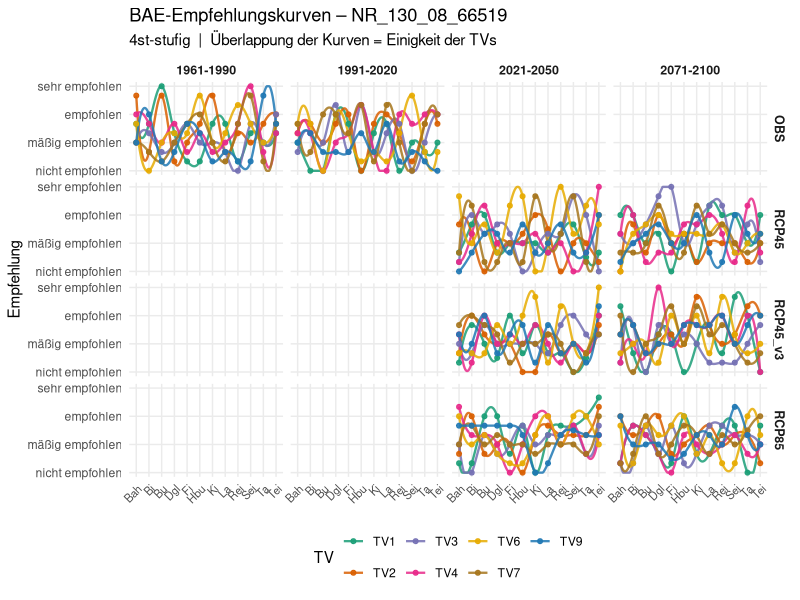
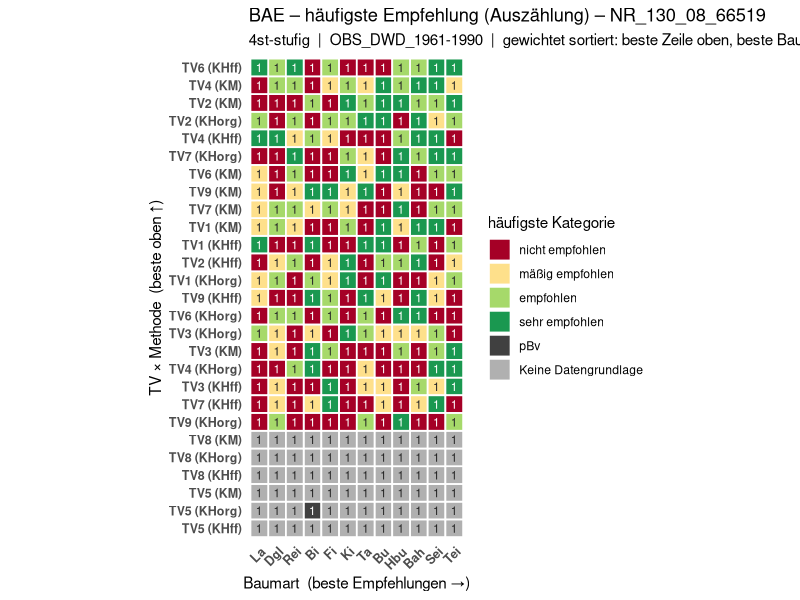
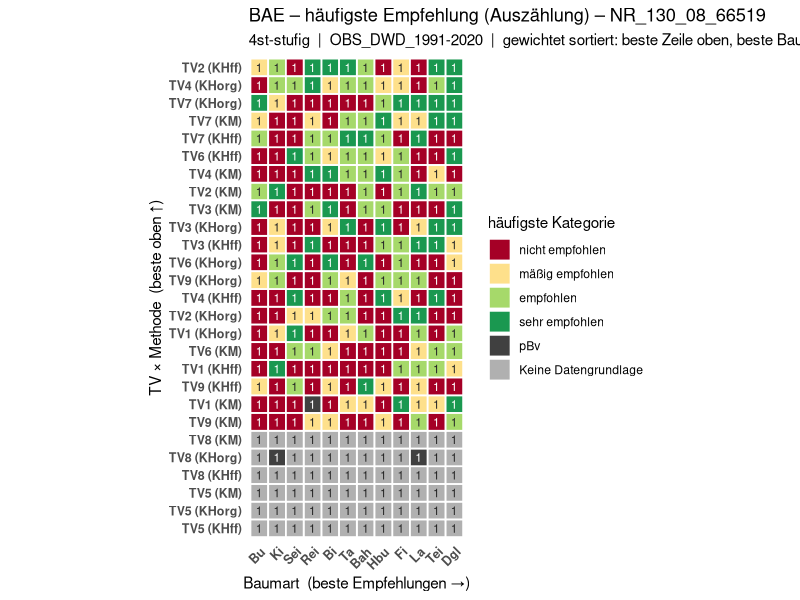
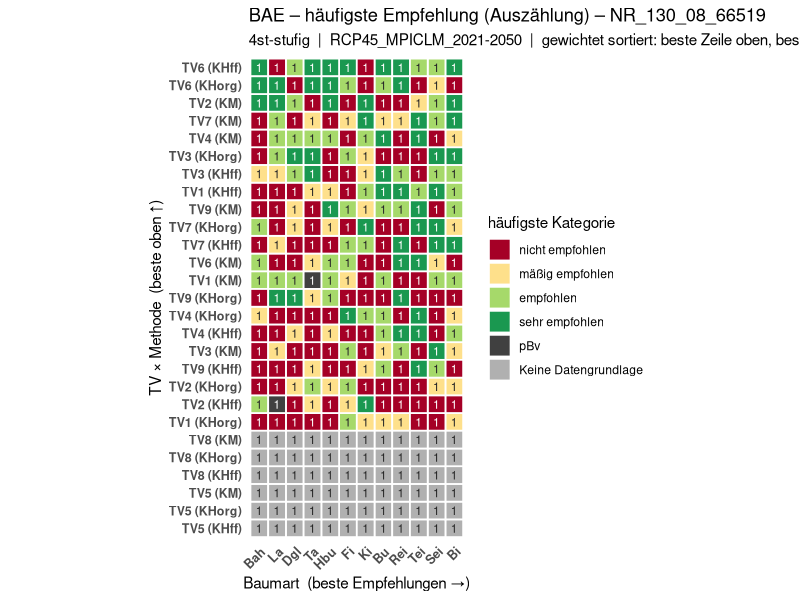
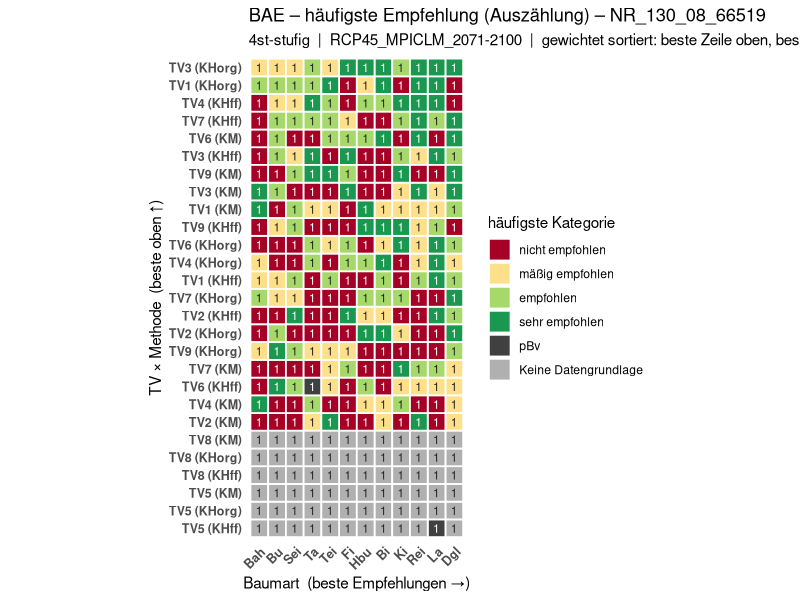
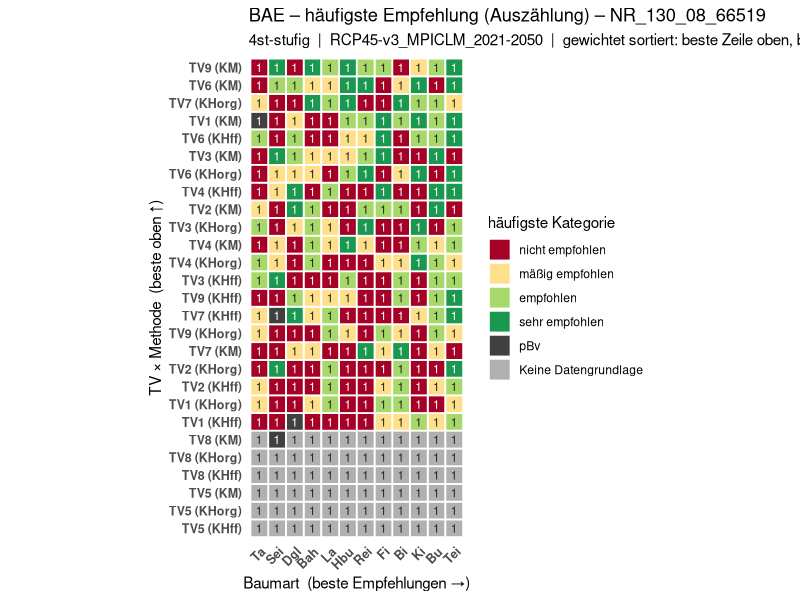
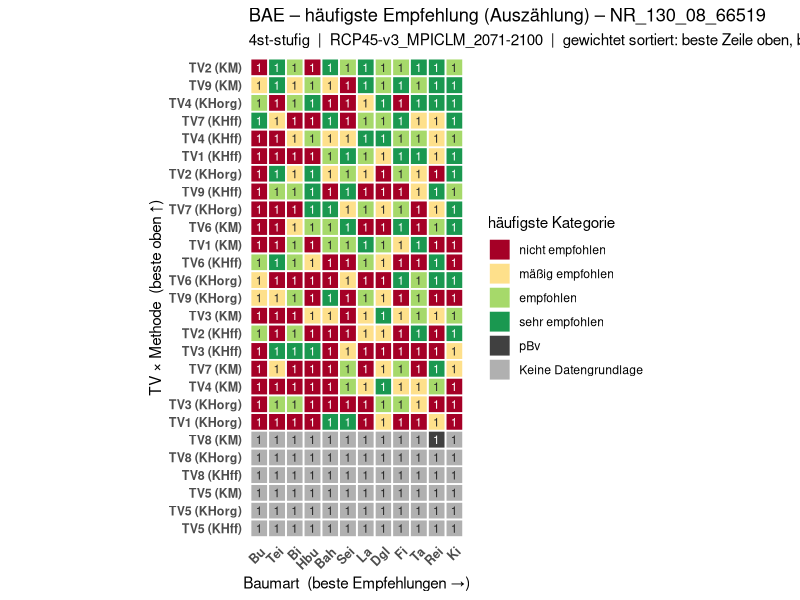
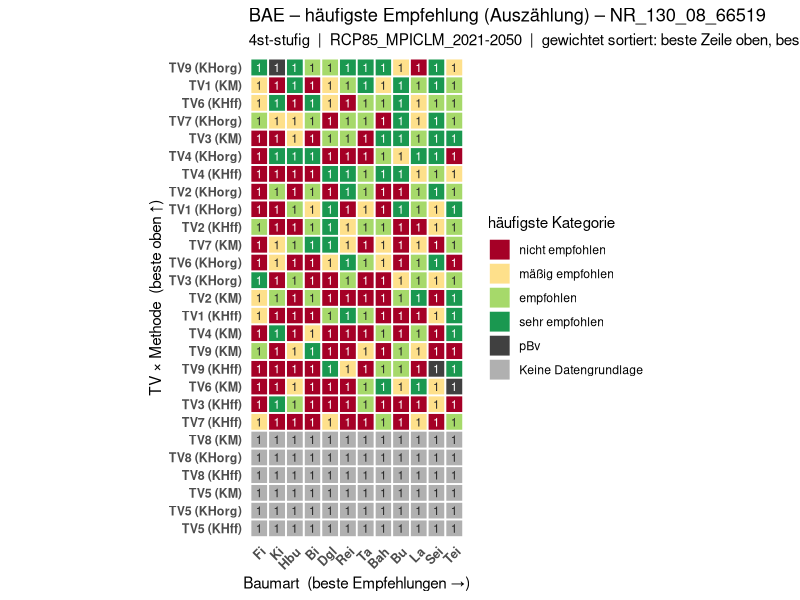

Recreate these plots in R, in order.
# ============================================================================
# bae_auswertung_grafiken_beispiel.R
# ----------------------------------------------------------------------------
# FLACHER SCHRITT-FÜR-SCHRITT-DURCHLAUF für EINE Beispiel-Datei / MASTER_ID.
#
# Kein Funktions-Wrapper: jeden Block der Reihe nach markieren und ausführen,
# dann das Zwischenergebnis ansehen (z. B. head(d), View(d), table(...)).
# Dieses Skript zeigt GENAU dasselbe, was die Funktionen in
# bae_auswertung_grafiken_standalone.R intern tun – nur offen hingeschrieben.
#
# Erzeugt:
#   Skizze 1  – Empfehlungs-Kurven je TV (pro Szenario × Zeitraum)
#   Skizze 2  – Modus-Matrix, unaggregiert je Klimalauf (ausgezählt + sortiert)
# ============================================================================

library(dplyr)
library(tidyr)
library(ggplot2)
library(stringr)


# ============================================================================
# 0.  PARAMETER  – hier anpassen
# ============================================================================
datei          <- "meine_bae_daten.csv"   # <- deine CSV-Datei
master_id      <- "NR_130_08_66519"        # <- ein Beispiel-Standort
stufe          <- "4st"                    # "3st" | "4st" | "5st"
rcp_zukunft_ab <- 2021                     # RCP: nur Zeiträume ab diesem Jahr
# Hinweis (= Rechenmethode) -> Zeilen-Label in der Matrix. Jede echte Methode
# wird eine eigene Zeile "TVx (Label)" (TV6 hat z. B. KHorg/KHff/KM = 3 Zeilen);
# ein leeres Label ("") legt in die Standardzeile "TVx" zusammen. AltBA/BAE20/WKE
# betreffen nur einzelne Baumarten -> leeres Label -> zusammengelegt. Ein leerer
# Hinweis fällt automatisch auf die Standardzeile zurück; KEIN ""-Eintrag hier,
# da c("" = ...) in R einen Fehler wirft (leerer Variablenname).
hinweis_row <- c(
  "KHoriginal"    = "KHorg",
  "KHformfitting" = "KHff",
  "KM"            = "KM",
  "kor"           = "kor",
  "AltBA"         = "",
  "BAE20"         = "",
  "WKE"           = ""
)


# ============================================================================
# 1.  DATEN LADEN
# ============================================================================
# --- Variante A: echte Datei -----------------------------------------------
# data <- data.table::fread(datei)

# --- Variante B: Demo-Daten zum Ausprobieren (löschen, sobald echte Datei da)
set.seed(1)
data <- expand.grid(
  Baumart   = c("Bah","Bi","Bu","Dgl","Fi","Hbu","Ki","La","Rei","Sei","Ta","Tei"),
  TV        = 1:9,
  # mehrere Einträge je Zelle wie in echt: verschiedene Hinweis-Varianten
  Hinweis   = c("KM","KHoriginal","KHformfitting"),
  Klimalauf = c("OBS_DWD_1961-1990","OBS_DWD_1991-2020",
                "RCP45_MPICLM_2021-2050","RCP45_MPICLM_2071-2100",
                "RCP45-v3_MPICLM_2021-2050","RCP45-v3_MPICLM_2071-2100",
                "RCP85_MPICLM_2021-2050","RCP85_MPICLM_2071-2100"),
  stringsAsFactors = FALSE
)
data$MASTER_ID <- master_id
data$BAE_5ST <- as.character(sample(1:5, nrow(data), replace = TRUE))
data$BAE_5ST[data$TV %in% c(5, 8)] <- "Keine Datengrundlage"   # wie im Bild
data$BAE_5ST[sample(nrow(data), 20)] <- "pBv"
.num <- suppressWarnings(as.integer(data$BAE_5ST))
data$BAE_4ST <- ifelse(is.na(.num), data$BAE_5ST, as.character(pmin(.num, 4)))
data$BAE_3ST <- ifelse(is.na(.num), data$BAE_5ST, as.character(pmin(ceiling(.num/2), 3)))

# ansehen:
#   head(data)
#   str(data)
#   table(data$Klimalauf)
#   table(data$BAE_4ST)
#   # mehrere Zeilen je Zelle (wie in echt durch Hinweis-Varianten):
#   data %>% filter(Baumart=="Bah", TV==6, Klimalauf=="OBS_DWD_1961-1990")


# ============================================================================
# 2.  FARBEN + STUFEN-MAPPINGS  (identisch zur Heatmap)
# ============================================================================
# Kachelfarben der Empfehlungs-Kategorien
custom_palette <- c(
  "sehr empfohlen"        = "#1A9850",
  "empfohlen"             = "#A6D96A",
  "mäßig empfohlen"       = "#FEE08B",
  "wenig empfohlen"       = "#FDAE61",
  "nicht empfohlen"       = "#A50026",
  "pBv"                   = "#404040",
  "Keine Datengrundlage"  = "#B0B0B0"
)

# Code (in BAE_xST) -> Kategorie. Achtung: Code 1 = BESTE Bewertung.
maps <- list(
  "3st" = c("1" = "sehr empfohlen", "2" = "mäßig empfohlen", "3" = "nicht empfohlen"),
  "4st" = c("1" = "sehr empfohlen", "2" = "empfohlen", "3" = "mäßig empfohlen",
            "4" = "nicht empfohlen"),
  "5st" = c("1" = "sehr empfohlen", "2" = "empfohlen", "3" = "mäßig empfohlen",
            "4" = "wenig empfohlen", "5" = "nicht empfohlen")
)

# Kategorien von SCHLECHT (unten/1) nach GUT (oben/n). Position = Zahlenwert
# der Empfehlungsstufe UND Gewicht für den Score.
kat_order <- list(
  "3st" = c("nicht empfohlen", "mäßig empfohlen", "sehr empfohlen"),
  "4st" = c("nicht empfohlen", "mäßig empfohlen", "empfohlen", "sehr empfohlen"),
  "5st" = c("nicht empfohlen", "wenig empfohlen", "mäßig empfohlen",
            "empfohlen", "sehr empfohlen")
)

# welche Spalte gehört zur gewählten Stufe?
bae_col <- c("3st" = "BAE_3ST", "4st" = "BAE_4ST", "5st" = "BAE_5ST")[[stufe]]

mapping <- maps[[stufe]]        # Code -> Kategorie für die gewählte Stufe
ordn    <- kat_order[[stufe]]   # Kategorie-Reihenfolge für die gewählte Stufe

# ansehen:
#   bae_col ; mapping ; ordn


# ============================================================================
# 3.  AUF MASTER_ID FILTERN
# ============================================================================
d <- data %>% filter(as.character(MASTER_ID) == master_id)

# ansehen:  nrow(d) ; head(d)
#   table(d$Hinweis, d$TV)   # zeigt, welche Methode je TV vorkommt


# ============================================================================
# 3b. METHODE -> EIGENE ZEILE  (Spalte Hinweis)
# ============================================================================
# Jede echte Rechenmethode wird eine eigene Zeile: TV6 (KHorg) / TV6 (KHff) /
# TV6 (KM). AltBA/BAE20/WKE betreffen nur einzelne Baumarten -> leeres Label ->
# in die Standardzeile "TVx" zusammengelegt (füllen dort ihre Baumart-Spalten).
# Nicht gelistete Hinweise dienen sich selbst als Label.
if (!"Hinweis" %in% names(d)) d$Hinweis <- ""
d <- d %>%
  mutate(Hinweis = coalesce(as.character(Hinweis), ""),
         Methode = coalesce(unname(hinweis_row[Hinweis]), Hinweis),
         TV_M    = ifelse(Methode == "", paste0("TV", TV),
                          paste0("TV", TV, " (", Methode, ")")))
# ansehen:  table(d$TV_M)   # welche Zeilen (TV × Methode) entstehen


# ============================================================================
# 4.  KLIMALAUF ZERLEGEN  (Szenario / Modell / Zeitraum / Variante)
# ============================================================================
# Beispiel "RCP45-v3_MPICLM_2021-2050":
#   Zeitraum = "2021-2050", Variante = "v3", Szenario = "RCP45",
#   Modell = "MPICLM", Szen_label = "RCP45_v3"
d <- d %>%
  mutate(
    Klimalauf  = as.character(Klimalauf),
    Zeitraum   = str_extract(Klimalauf, "\\d{4}-\\d{4}"),
    Variante   = tolower(str_extract(Klimalauf, "[vV][0-9]+")),
    Szenario   = str_remove(str_extract(Klimalauf, "^[^_]+"), "[-_]?[vV][0-9]+$"),
    Modell     = str_remove(str_remove(Klimalauf, "^[^_]+_"), "_?\\d{4}-\\d{4}.*$"),
    Szen_label = ifelse(is.na(Variante), Szenario, paste0(Szenario, "_", Variante)),
    Startjahr  = suppressWarnings(as.integer(str_sub(Zeitraum, 1, 4)))
  )

# ansehen:
#   d %>% distinct(Klimalauf, Szenario, Modell, Zeitraum, Variante, Szen_label)


# ============================================================================
# 5.  RCP NUR ZUKUNFT (OBS bleibt komplett)
# ============================================================================
d <- d %>%
  filter(!grepl("^RCP", Szenario, ignore.case = TRUE) | Startjahr >= rcp_zukunft_ab)

# ansehen:  table(d$Szen_label, d$Zeitraum)


# ============================================================================
# 6.  FAKTOREN ORDNEN  (feste Reihenfolge der Achsen)
# ============================================================================
d <- d %>%
  mutate(
    Szen_label = factor(Szen_label, levels = sort(unique(Szen_label))),
    Zeitraum   = factor(Zeitraum,   levels = sort(unique(Zeitraum))),
    TV         = factor(paste0("TV", TV), levels = sort(unique(paste0("TV", TV)))),
    Baumart    = factor(Baumart,    levels = sort(unique(as.character(Baumart)))),
    ist_rcp    = grepl("^RCP", Szenario, ignore.case = TRUE)
  )


# ============================================================================
# 7.  WERT (Einteilung als Skala) + KATEGORIE/STUFE FÜR DIE GEWÄHLTE STUFIGKEIT
# ============================================================================
# code       -> Kategorie (Text): sehr empfohlen … pBv / Keine Datengrundlage.
#              -> für Skizze 2 (Auszählung/Modus) UND die Kurven-Farben.
# Kategorie  -> Stufe (Zahl, INVERTIERT): match() gibt Position in `ordn`,
#              nicht empfohlen = 1 … sehr empfohlen = n. Das ist NUR für die
#              Kurven (Skizze 1), damit "sehr empfohlen" oben liegt.
# Wert       = die Einteilung DIREKT wie in BAE_xST (1 = beste … n = schlechteste)
#              bleibt nur zum Ansehen; Skizze 2 zählt jetzt Kategorien, kein Score.
d <- d %>%
  mutate(
    code      = as.character(.data[[bae_col]]),
    Wert      = suppressWarnings(as.integer(code)),   # 1 = best … n = schlecht
    Kategorie = case_when(
      code %in% names(mapping) ~ unname(mapping[code]),
      code == "pBv"            ~ "pBv",
      TRUE                     ~ "Keine Datengrundlage"),
    Stufe     = match(Kategorie, ordn)
  )

# ansehen:
#   d %>% count(code, Wert, Kategorie, Stufe)   # Code -> Wert/Text/Stufe
#   table(d$Kategorie, useNA = "ifany")


# ============================================================================
# 8.  SKIZZE 1  – EMPFEHLUNGS-KURVEN je TV (glatt)
# ============================================================================
# Idee: pro Panel (Szenario × Zeitraum) für jede TV eine glatte Kurve über die
# Baumarten. y = Stufe (unten "nicht empfohlen", oben "sehr empfohlen").
# Wo sich die Kurven decken, sind sich die TVs einig.
# WICHTIG: Da es je (TV, Baumart) mehrere Hinweis-Zeilen gibt, erst EINEN Wert
# je Zelle bilden (Mittel), sonst zappeln die Linien senkrecht.

# Farben für die TV-Linien
ba_levels <- levels(droplevels(d$Baumart))
tv_levels <- levels(droplevels(d$TV))
tv_farben <- setNames(
  c("#1B9E77","#D95F02","#7570B3","#E7298A","#66A61E","#E6AB02",
    "#A6761D","#666666","#1F78B4","#B2182B","#33A02C","#6A3D9A")[seq_along(tv_levels)],
  tv_levels)

# 8a. ein Wert je (Panel, TV, Baumart): Mittel der Stufe über Hinweis-Varianten
kurv <- d %>%
  group_by(Szen_label, Zeitraum, TV, Baumart) %>%
  summarise(y = mean(Stufe, na.rm = TRUE), .groups = "drop") %>%
  filter(!is.nan(y)) %>%
  mutate(x = as.integer(factor(Baumart, levels = ba_levels)))
# ansehen:  kurv

# 8b. glatte Spline-Kurve je (Panel, TV) durch diese Punkte (auf [1,n] geklammert)
kurv_smooth <- kurv %>%
  group_by(Szen_label, Zeitraum, TV) %>%
  filter(n() >= 2) %>%
  group_modify(~ {
    s <- stats::spline(.x$x, .x$y, n = 200)           # glatte Interpolation
    data.frame(x = s$x, y = pmin(pmax(s$y, 1), length(ordn)))
  }) %>%
  ungroup()
# ansehen:  kurv_smooth

# 8c. EIN durchgehender ggplot-Aufruf – Linie (glatt) + Punkte (echte Werte):
p_kurven <-
  ggplot() +
  geom_line(data = kurv_smooth, aes(x = x, y = y, colour = TV, group = TV),
            linewidth = 0.8, alpha = 0.85) +
  geom_point(data = kurv, aes(x = x, y = y, colour = TV), size = 1.4, alpha = 0.9) +
  facet_grid(Szen_label ~ Zeitraum) +
  scale_x_continuous(breaks = seq_along(ba_levels), labels = ba_levels) +
  scale_y_continuous(breaks = seq_along(ordn), labels = ordn, limits = c(1, length(ordn))) +
  scale_colour_manual(values = tv_farben) +
  labs(title = paste0("BAE-Empfehlungskurven – ", master_id),
       subtitle = paste0(stufe, "-stufig  |  Überlappung der Kurven = Einigkeit der TVs"),
       x = NULL, y = "Empfehlung", colour = "TV") +
  theme_minimal(base_size = 11) +
  theme(axis.text.x = element_text(angle = 45, hjust = 1, size = 8),
        strip.text  = element_text(face = "bold", size = 9),
        panel.grid.minor = element_blank(),
        legend.position = "bottom",
        plot.background = element_rect(fill = "white", color = NA))

p_kurven                                   # im Plot-Fenster ansehen
# ggsave("Kurven_beispiel.png", p_kurven, width = 34, height = 22, units = "cm", dpi = 150)


# ============================================================================
# 9.  SKIZZE 2  – HÄUFIGSTE EMPFEHLUNG (AUSGEZÄHLT), UNAGGREGIERT JE KLIMALAUF
# ============================================================================
# Genau wie die Heatmap: NICHT über Klimaläufe aggregieren, sondern je Klimalauf
# eine eigene Matrix. KEIN Score – es wird nur AUSGEZÄHLT. Zeilen sind TV × Methode
# (aus Abschnitt 3b): TV6 (KHorg)/TV6 (KHff)/TV6 (KM) sind eigene Rechnungen,
# AltBA/BAE20/WKE sind in "TVx" zusammengelegt. Je Zelle werden die Kategorien
# gezählt. Die Kachel zeigt die HÄUFIGSTE Kategorie (Modus):
#   Farbe = häufigste Kategorie (custom_palette; pBv/Keine Datengrundlage = grau)
#   Zahl  = ABSOLUTE Anzahl (je Klimalauf meist 1; > 1 erst über mehrere Klimaläufe)
#   Gleichstand: die BESSERE Kategorie wird gezeigt und mit "*" + Rahmen markiert.
# Sortierung je Klimalauf GEWICHTET (dunkelgrün zählt am meisten, Summe der Stufe):
# beste Zeile oben, beste Baumart rechts.

kat_lv   <- c(ordn, "pBv", "Keine Datengrundlage")      # Legenden-/Fill-Reihenfolge
kat_pref <- c(rev(ordn), "pBv", "Keine Datengrundlage") # best -> schlecht (Gleichstand: bessere gewinnt)
dunkel   <- c("sehr empfohlen", "nicht empfohlen", "pBv")      # Kacheln mit weißer Schrift

# ansehen: welche Klimaläufe gibt es?  ->  sort(unique(as.character(d$Klimalauf)))
# Zum Durchklicken EINEN Klimalauf setzen und die Zeilen im Rumpf einzeln laufen
# lassen, z. B.:  kl <- "RCP85_MPICLM_2071-2100"
for (kl in sort(unique(as.character(d$Klimalauf)))) {

  # 9a. nur dieser Klimalauf; je Zelle (Zeile TV×Methode × Baumart) AUSZÄHLEN
  zaehl <- d %>%
    filter(Klimalauf == kl) %>%
    count(TV_M, Baumart, Kategorie, name = "n")
  # ansehen:  zaehl   (Anzahl je TV_M × Baumart × Kategorie)

  # 9b. Kachel = häufigste Kategorie (Modus). Gleichstand -> bessere (kleinster
  #     kat_pref) + Markierung tie.
  kachel <- zaehl %>%
    group_by(TV_M, Baumart) %>%
    mutate(tie = sum(n == max(n)) > 1) %>%
    filter(n == max(n)) %>%
    slice_min(match(Kategorie, kat_pref), n = 1, with_ties = FALSE) %>%
    ungroup() %>%
    mutate(Kategorie = factor(Kategorie, levels = kat_lv),
           label     = ifelse(tie, paste0(n, "*"), as.character(n)),
           txt_col   = ifelse(as.character(Kategorie) %in% dunkel, "white", "grey15"))
  # ansehen:  kachel

  # 9c. Sortierung GEWICHTET (dunkelgrün zählt am meisten): Summe der Stufe je
  #     Zeile (TV×Methode)/Baumart (sehr empfohlen = max … nicht empfohlen = 1;
  #     pBv/leer = 0). Aufsteigend -> beste (höchste Summe) als letzter
  #     Faktor-Level, damit bei y = oben und bei x = rechts.
  gew     <- d %>% filter(Klimalauf == kl) %>% mutate(w = coalesce(as.numeric(Stufe), 0))
  tv_rang <- gew %>% group_by(TV_M)    %>% summarise(s = sum(w)) %>% arrange(s)
  ba_rang <- gew %>% group_by(Baumart) %>% summarise(s = sum(w)) %>% arrange(s)
  # ansehen:  tv_rang ; ba_rang    (oben/rechts = höchste Summe = beste)

  kachel <- kachel %>%
    mutate(TV_M    = factor(as.character(TV_M),    levels = as.character(tv_rang$TV_M)),
           Baumart = factor(as.character(Baumart), levels = as.character(ba_rang$Baumart)))

  # 9d. EIN durchgehender ggplot-Aufruf
  p_matrix <-
    ggplot(kachel, aes(x = Baumart, y = TV_M)) +
    geom_tile(aes(fill = Kategorie), color = "white", linewidth = 0.6) +
    geom_tile(data = filter(kachel, tie), fill = NA, color = "grey15", linewidth = 1.1) +
    geom_text(aes(label = label, colour = txt_col), size = 3) +
    scale_fill_manual(values = custom_palette, limits = kat_lv, drop = FALSE) +
    scale_colour_identity() +
    coord_equal() +
    labs(title = paste0("BAE – häufigste Empfehlung (Auszählung) – ", master_id),
         subtitle = paste0(stufe, "-stufig  |  ", kl,
                           "  |  gewichtet sortiert: beste Zeile oben, beste Baumart rechts  |  ",
                           "Zahl = Anzahl; * / Rahmen = Gleichstand"),
         x = "Baumart  (beste Empfehlungen →)",
         y = "TV × Methode  (beste oben ↑)", fill = "häufigste Kategorie") +
    theme_minimal(base_size = 11) +
    theme(axis.text.x = element_text(angle = 45, hjust = 1, face = "bold", size = 9),
          axis.text.y = element_text(face = "bold", size = 9),
          panel.grid  = element_blank(),
          plot.background = element_rect(fill = "white", color = NA))

  print(p_matrix)                          # im Plot-Fenster ansehen
  # ggsave(paste0("ModusMatrix_", gsub("[^A-Za-z0-9]+","-",kl), "_beispiel.png"),
  #        p_matrix, width = 22, height = 16, units = "cm", dpi = 150)
}
